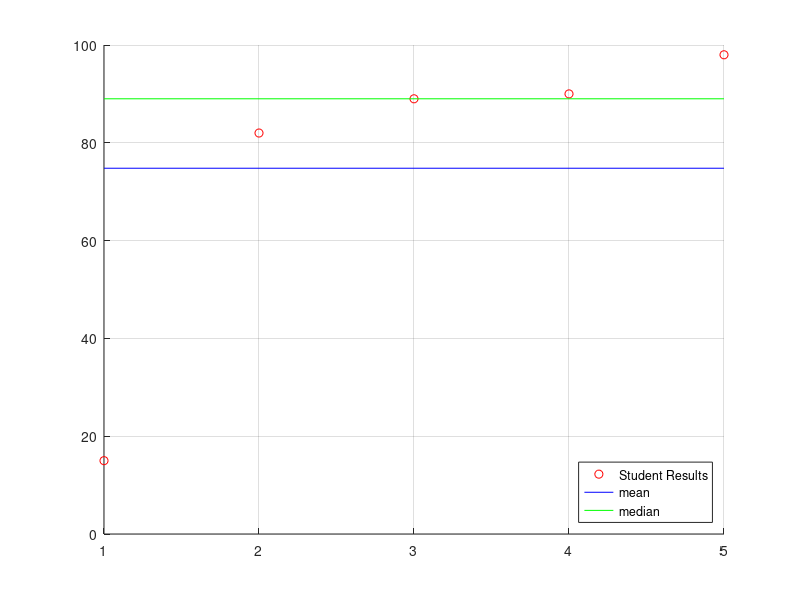

The MATLAB script that drew this image:
% --- Do not edit ---
clc
StudRes = [15 82 89 90 98];
% y = 0:100;
% --- Calculate the mean and the median ---
meanStudRes = sum(StudRes)/length(StudRes);
medianStudRes = 0;
sorted = sort(StudRes);
len = length(sorted);

if mod(len, 2) == 0
    medianStudRes = (sorted(len/2) + sorted(len/2 + 1))/2;
else
    medianStudRes = sorted(ceil(len/2));
end

% Plot StudRes as red o's and add the mean and 
% the median as a line to the plot
hold on;
grid on;
plot(1:len, StudRes, 'or');
plot([1 len], [meanStudRes meanStudRes], 'b',...
    [1 len], [medianStudRes medianStudRes], 'g');
legend('Student Results', 'mean', 'median', 'Location', 'southeast');